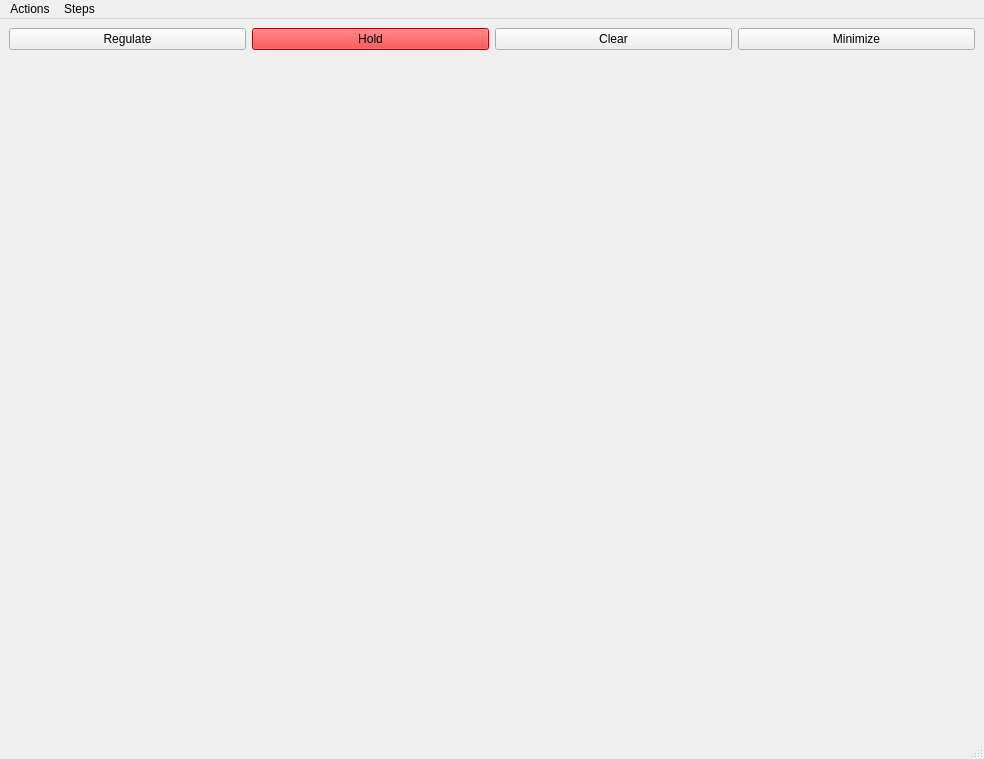
<?xml version="1.0" encoding="UTF-8"?>
<ui version="4.0">
 <class>MainWindow</class>
 <widget class="QMainWindow" name="MainWindow">
  <property name="geometry">
   <rect>
    <x>0</x>
    <y>0</y>
    <width>984</width>
    <height>759</height>
   </rect>
  </property>
  <property name="windowTitle">
   <string>PIDLoop - untitled.reg</string>
  </property>
  <widget class="QWidget" name="centralwidget">
   <layout class="QVBoxLayout" name="verticalLayout">
    <item>
     <layout class="QVBoxLayout" name="main_layout" stretch="0,0">
      <item>
       <layout class="QHBoxLayout" name="controls">
        <item>
         <widget class="QPushButton" name="regulate_button">
          <property name="text">
           <string>Regulate</string>
          </property>
         </widget>
        </item>
        <item>
         <widget class="QPushButton" name="hold_button">
          <property name="styleSheet">
           <string notr="true">background-color: rgb(255, 0, 0);</string>
          </property>
          <property name="text">
           <string>Hold</string>
          </property>
         </widget>
        </item>
        <item>
         <widget class="QPushButton" name="clear_button">
          <property name="styleSheet">
           <string notr="true"/>
          </property>
          <property name="text">
           <string>Clear</string>
          </property>
         </widget>
        </item>
        <item>
         <widget class="QPushButton" name="minimize_button">
          <property name="text">
           <string>Minimize</string>
          </property>
         </widget>
        </item>
       </layout>
      </item>
      <item>
       <widget class="QLabel" name="spacer_2">
        <property name="styleSheet">
         <string notr="true">font-size: 3px;
</string>
        </property>
        <property name="text">
         <string/>
        </property>
       </widget>
      </item>
     </layout>
    </item>
   </layout>
  </widget>
  <widget class="QMenuBar" name="menubar">
   <property name="geometry">
    <rect>
     <x>0</x>
     <y>0</y>
     <width>984</width>
     <height>20</height>
    </rect>
   </property>
   <widget class="QMenu" name="menu_actions">
    <property name="title">
     <string>Actions</string>
    </property>
    <addaction name="separator"/>
    <addaction name="open_config_action"/>
    <addaction name="save_config_action"/>
    <addaction name="boundary_action"/>
    <addaction name="dynamic_gain_action"/>
   </widget>
   <widget class="QMenu" name="menu_steps">
    <property name="title">
     <string>Steps</string>
    </property>
    <addaction name="step_100"/>
    <addaction name="step_50"/>
    <addaction name="step_10"/>
    <addaction name="step_5"/>
    <addaction name="step_1"/>
    <addaction name="step_05"/>
    <addaction name="step_01"/>
   </widget>
   <addaction name="menu_actions"/>
   <addaction name="menu_steps"/>
  </widget>
  <widget class="QStatusBar" name="statusbar"/>
  <action name="open_config_action">
   <property name="text">
    <string>Open Config</string>
   </property>
  </action>
  <action name="save_config_action">
   <property name="text">
    <string>Save Config</string>
   </property>
  </action>
  <action name="step_100">
   <property name="checkable">
    <bool>true</bool>
   </property>
   <property name="text">
    <string>100</string>
   </property>
  </action>
  <action name="step_50">
   <property name="checkable">
    <bool>true</bool>
   </property>
   <property name="text">
    <string>50</string>
   </property>
  </action>
  <action name="step_10">
   <property name="checkable">
    <bool>true</bool>
   </property>
   <property name="checked">
    <bool>true</bool>
   </property>
   <property name="text">
    <string>10</string>
   </property>
  </action>
  <action name="step_5">
   <property name="checkable">
    <bool>true</bool>
   </property>
   <property name="text">
    <string>5</string>
   </property>
  </action>
  <action name="step_1">
   <property name="checkable">
    <bool>true</bool>
   </property>
   <property name="text">
    <string>1</string>
   </property>
  </action>
  <action name="step_05">
   <property name="checkable">
    <bool>true</bool>
   </property>
   <property name="text">
    <string>0.5</string>
   </property>
  </action>
  <action name="step_01">
   <property name="checkable">
    <bool>true</bool>
   </property>
   <property name="text">
    <string>0.1</string>
   </property>
  </action>
  <action name="boundary_action">
   <property name="checkable">
    <bool>true</bool>
   </property>
   <property name="text">
    <string>Boundary</string>
   </property>
  </action>
  <action name="dynamic_gain_action">
   <property name="checkable">
    <bool>true</bool>
   </property>
   <property name="text">
    <string>Dynamic Gain</string>
   </property>
  </action>
 </widget>
 <resources/>
 <connections/>
</ui>
